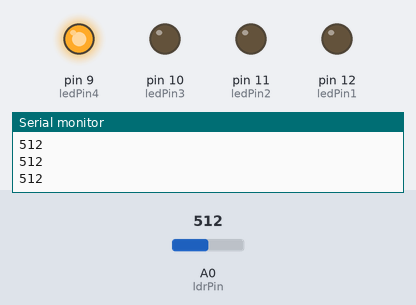
The sketch below on a simulated Arduino Uno, built with avr-gcc and run on an emulated ATmega328P. On the bench: output pins drawn as LEDs (lit = HIGH), the last lines printed to the serial monitor. The test bench sets the inputs (shaded band); at power-on: A0 (ldrPin) = 512.

Above: at 1.2 s.
1.3 s: A0 (ldrPin) set to 589
2.8 s: A0 (ldrPin) set to 609
At 3.8 s:
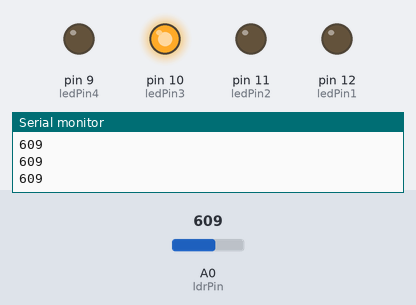
4.3 s: A0 (ldrPin) set to 590
At 4.8 s:
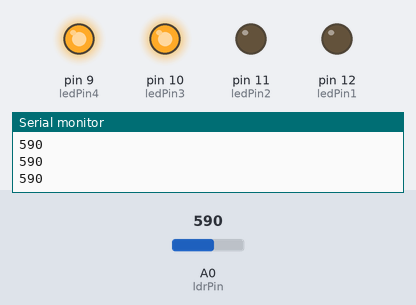
5.8 s: A0 (ldrPin) set to 710
At 7.0 s:
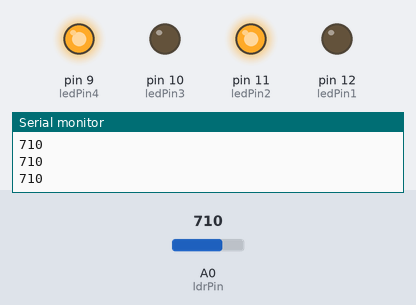
7.3 s: A0 (ldrPin) set to 684
At 8.3 s:
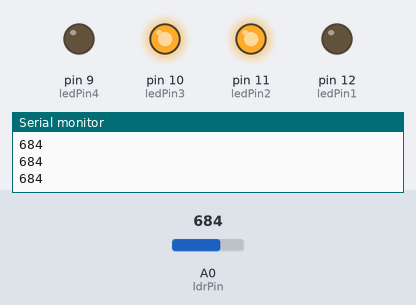
8.8 s: A0 (ldrPin) set to 716
At 9.6 s:
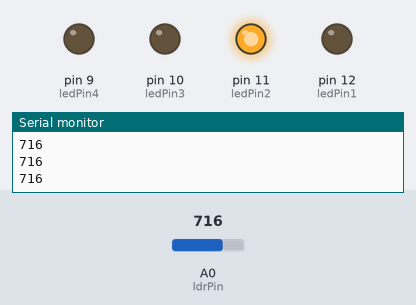
Timing chart, 0 to 11.3 s (numbered marks = the images above; inputs shaded):
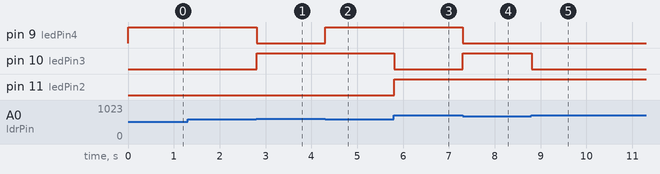

Measured:
- the behaviour switches between 599 and 600 on A0 (ldrPin) (found by bisection; images 0 and 1)
- the behaviour switches between 700 and 699 on A0 (ldrPin) (found by bisection; images 3 and 4)
- after the input at 2.8 s, pin 9 (ledPin4): HIGH → LOW at once; pin 10 (ledPin3): LOW → HIGH at once
- after the input at 4.3 s, pin 9 (ledPin4): LOW → HIGH at once
- after the input at 5.8 s, pin 10 (ledPin3): HIGH → LOW at once; pin 11 (ledPin2): LOW → HIGH at once
- after the input at 7.3 s, pin 9 (ledPin4): HIGH → LOW at once; pin 10 (ledPin3): LOW → HIGH at once
- after the input at 8.8 s, pin 10 (ledPin3): HIGH → LOW at once

The sketch:

LEDSwithLDR.arduino.ino
```cpp
/*
   Roy Ben Avraham
   Last modification: 31/3/2020
   Project: Controlling LEDS with LDR sensor
*/

// variables ( You can change the pins as you wish)
const int ldrPin = A0;
const int ledPin1 = 12;
const int ledPin2 = 11;
const int ledPin3 = 10;
const int ledPin4 = 9;

int ldrValue = 0;
int ldrlevel1=600;
int ldrlevel2=700;
int ldrlevel3=750;
int ldrlevel4=800;

void setup() {
  Serial.begin(9600);
  pinMode(ledPin1, OUTPUT);
  pinMode(ledPin2, OUTPUT);
  pinMode(ledPin3, OUTPUT);
  pinMode(ledPin4, OUTPUT);
}

void loop() {
  ldrValue = analogRead(ldrPin);
  Serial.println(ldrValue);
  if (ldrValue < ldrlevel1) {
    digitalWrite(ledPin4, HIGH);
  }
  else if (ldrValue < ldrlevel2) {
    digitalWrite(ledPin4, LOW);
    digitalWrite(ledPin3, HIGH);
  }
  else if (ldrValue < ldrlevel3) {
    digitalWrite(ledPin3, LOW);
    digitalWrite(ledPin2, HIGH);
  }
  else if (ldrValue < ldrlevel4) {
    digitalWrite(ledPin2, LOW);
    digitalWrite(ledPin1, HIGH);
  }
  else {
    digitalWrite(ledPin1, LOW);
      }
   }
```
